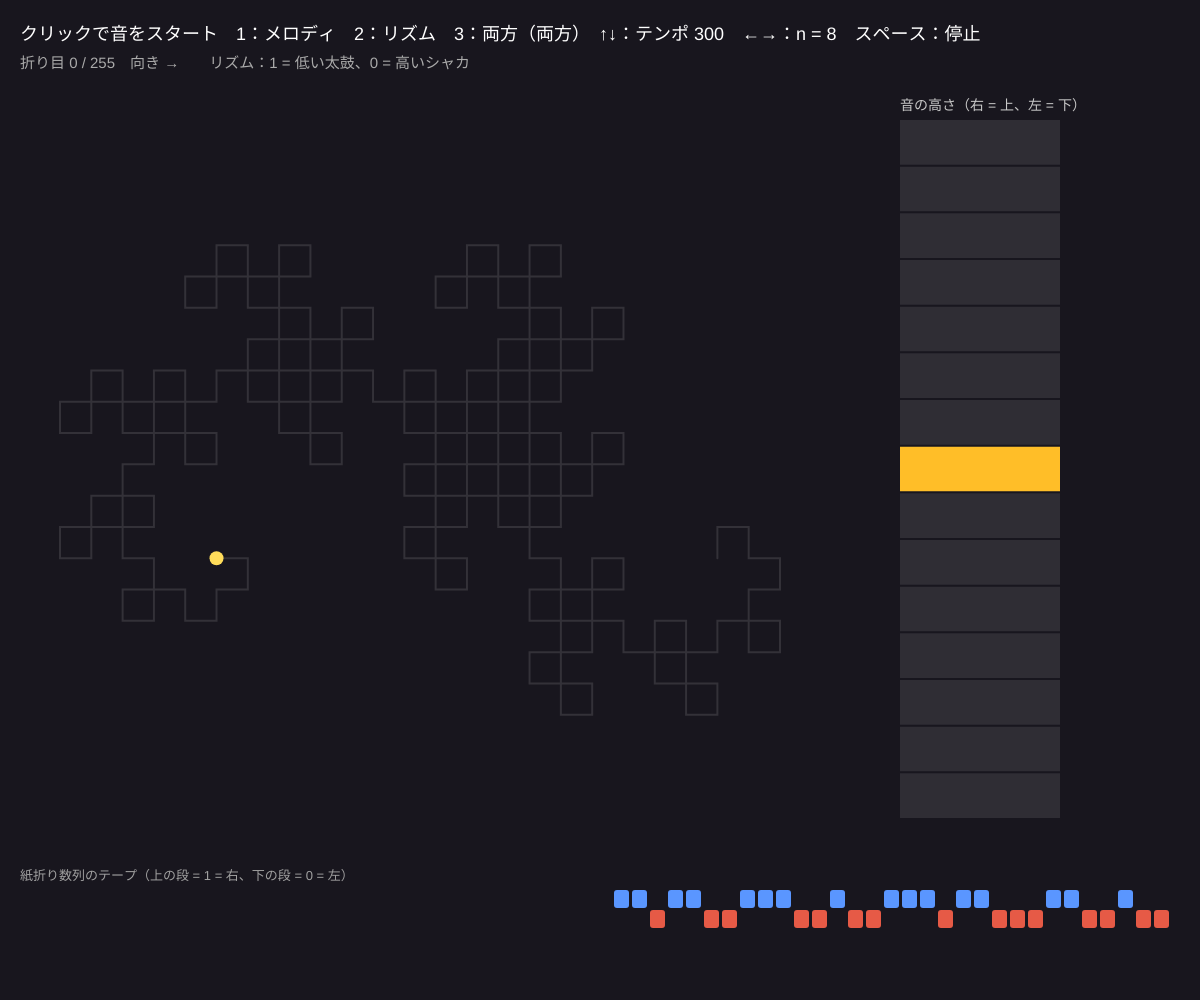
Frame 1 (no input)
Frame 60 (no input): identical to frame 1, image omitted
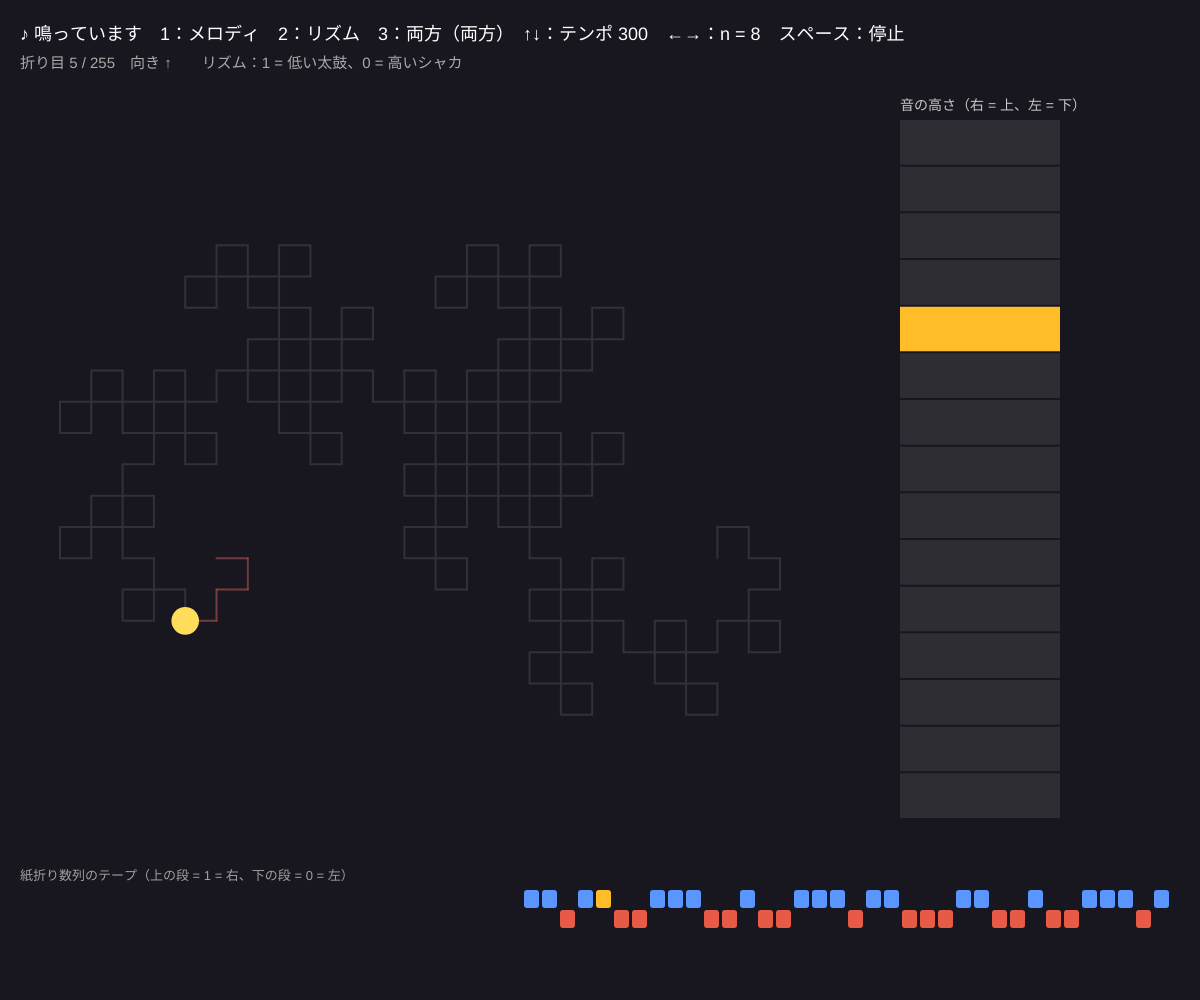
Frame 120 (the mouse pressed at the canvas centre since frame 60)

The p5.js sketch that drew these frames (run headless with seeded random() and noise() and a simulated clock; from frame 60 on, the mouse is pressed at the canvas centre):

// p5.js sketch
// ── sketch.js
// ============================================
// 13 折りの音
// 紙折り数列（12 のドラゴン曲線の折り目）を音にする。右に曲がる（1）→ 音が 1 つ上へ、左（0）→ 1 つ下へ
//   ドラゴン曲線をなぞる点と音がいっしょに進む。規則的なのにくり返さない、不思議なメロディ
// クリックで音をスタート / 1 = メロディ / 2 = リズム / 3 = 両方 / ↑↓ = テンポ / ←→ = 折る回数 n / スペース = 一時停止
// ============================================

let n = 8;                     // ★ 折る回数（2ⁿ − 1 個の折り目で 1 周）
let bpm = 300;                 // ★ 1 分あたりの音の数
let mode = 3;
let noteScale = [0, 2, 4, 7, 9];   // ★ 音階（ペンタトニック）。半音の数
let baseFreq = 220;            // ★ いちばん下の音（Hz）
let idx = 0, level = 7, heading = 0;
let paused = false;
let lastStep = 0;
let pts = [];
let flash = 0;

function setup() {
  createCanvas(windowWidth, windowHeight);
  build();
}

function turnAt(k) { while (k % 2 === 0) k /= 2; return k % 4 === 1 ? 1 : 0; }

// ドラゴン曲線の点（画面に収まるように）
function build() {
  let N = 2 ** n, x = 0, y = 0, hd = 0, raw = [{ x, y }];
  for (let i = 1; i <= N; i++) {
    x += Math.cos(hd * HALF_PI); y += Math.sin(hd * HALF_PI); raw.push({ x, y });
    if (i < N) hd += turnAt(i) ? 1 : -1;
  }
  let xs = raw.map((p) => p.x), ys = raw.map((p) => p.y);
  let s = min((width * 0.6) / max(1, max(xs) - min(xs)), (height - 260) / max(1, max(ys) - min(ys)));
  let ox = width * 0.35 - (min(xs) + max(xs)) / 2 * s, oy = 110 + (height - 260) / 2 - (min(ys) + max(ys)) / 2 * s;
  pts = raw.map((p) => ({ x: ox + p.x * s, y: oy + p.y * s }));
  idx = 0; level = 7; heading = 0;
}

// ★ 1 歩進んで、その折り目の音を鳴らす
function stepOnce() {
  idx++;
  if (idx >= 2 ** n) { idx = 1; level = 7; heading = 0; }
  let b = turnAt(idx);
  level += b ? 1 : -1;
  heading = (heading + (b ? 1 : 3)) % 4;
  level = constrain(level, 0, noteScale.length * 3 - 1);
  if (mode === 1 || mode === 3) {
    let oct = floor(level / noteScale.length), semi = noteScale[level % noteScale.length] + 12 * oct;
    playTone(baseFreq * Math.pow(2, semi / 12), 60 / bpm * 1.6, 'triangle', 0.18);
  }
  if (mode === 2 || mode === 3) { if (b) playKick(); else playHat(); }
  flash = 1;
}

function draw() {
  background(24, 22, 30);
  if (audioCtx && !paused && millis() - lastStep > 60000 / bpm) { lastStep = millis(); stepOnce(); }
  flash *= 0.85;

  // 曲線：なぞった所は明るく
  strokeWeight(2); noFill();
  stroke(255, 255, 255, 30);
  beginShape(); for (let p of pts) vertex(p.x, p.y); endShape();
  colorMode(HSB, 360, 100, 100, 100);
  let from = max(0, idx - 200);
  for (let i = from; i < idx && i + 1 < pts.length; i++) {
    stroke((i * 0.7) % 360, 70, 100, 30 + 70 * (i - from) / 200);
    line(pts[i].x, pts[i].y, pts[i + 1].x, pts[i + 1].y);
  }
  colorMode(RGB, 255);
  let p = pts[min(idx, pts.length - 1)];
  noStroke(); fill(255, 220, 90); circle(p.x, p.y, 14 + flash * 16);

  // 音の高さの帯（右）
  let bx = width * 0.75, by = 120, bh = height - 300, nLevels = noteScale.length * 3;
  for (let i = 0; i < nLevels; i++) {
    fill(i === level ? color(255, 190, 40) : color(255, 255, 255, 25));
    rect(bx, by + bh - (i + 1) * bh / nLevels, 160, bh / nLevels - 2);
  }
  fill(200); textSize(14); text('音の高さ（右 = 上、左 = 下）', bx, by - 10);

  // 数列のテープ（下）
  let tx = 20, ty = height - 110, cw = 18;
  let shown = floor((width - 40) / cw);
  for (let j = 0; j < shown; j++) {
    let k = idx - floor(shown / 2) + j;
    if (k < 1 || k >= 2 ** n) continue;
    let b = turnAt(k);
    fill(k === idx ? color(255, 190, 40) : b ? color(90, 150, 255) : color(230, 90, 70));
    rect(tx + j * cw, ty + (b ? 0 : 20), cw - 3, 18, 3);
  }
  fill(160); textSize(13); text('紙折り数列のテープ（上の段 = 1 = 右、下の段 = 0 = 左）', tx, ty - 10);

  fill(255); textSize(18);
  text((audioCtx ? (paused ? '一時停止中' : '♪ 鳴っています') : 'クリックで音をスタート') + '　1：メロディ　2：リズム　3：両方（' + ['', 'メロディ', 'リズム', '両方'][mode] + '）　↑↓：テンポ ' + bpm + '　←→：n = ' + n + '　スペース：停止', 20, 40);
  fill(170); textSize(15);
  text('折り目 ' + idx + ' / ' + (2 ** n - 1) + '　向き ' + ['→', '↓', '←', '↑'][heading] + '　　リズム：1 = 低い太鼓、0 = 高いシャカ', 20, 68);
}

function mousePressed() { startAudio(); }
function keyPressed() {
  startAudio();
  if (key >= '1' && key <= '3') mode = int(key);
  if (key === UP_ARROW) bpm = min(900, bpm + 30);
  if (key === DOWN_ARROW) bpm = max(60, bpm - 30);
  if (key === RIGHT_ARROW) { n = min(12, n + 1); build(); }
  if (key === LEFT_ARROW) { n = max(2, n - 1); build(); }
  if (key === ' ') paused = !paused;
}
function windowResized() { resizeCanvas(windowWidth, windowHeight); build(); }

// ---------- やってみよう ----------
// 1. noteScale を [0, 3, 5, 7, 10]（ブルース風）や [0, 2, 4, 5, 7, 9, 11]（ドレミ）に変えてみよう
// 2. 音の高さを「上がる・下がる」ではなく、曲線の向き heading（4 通り）で決めると？
// 3. テンポを 900 まで上げると、数列のくり返し構造（自己相似）がリズムとして聞こえてくる
// 4. 1 のときだけ和音（startTone）にして、ドラゴンの角ごとにコードが変わる曲をつくろう


// ==================================================
// ここから下は「音を鳴らすための道具」（短い音・太鼓・シャカ）
// ==================================================
let audioCtx, masterOut;
function startAudio() {
  if (!audioCtx) {
    audioCtx = new AudioContext();
    masterOut = audioCtx.createDynamicsCompressor();
    masterOut.connect(audioCtx.destination);
    lastStep = millis();
  }
  audioCtx.resume();
}
// 短い音（f Hz、dur 秒）
function playTone(f, dur, type, vol) {
  if (!audioCtx) return;
  let t = audioCtx.currentTime, o = audioCtx.createOscillator(), g = audioCtx.createGain();
  o.type = type || 'sine'; o.frequency.value = constrain(f, 40, 4000);
  g.gain.setValueAtTime(0.0001, t);
  g.gain.exponentialRampToValueAtTime(vol, t + 0.01);
  g.gain.exponentialRampToValueAtTime(0.0001, t + dur);
  o.connect(g); g.connect(masterOut); o.start(t); o.stop(t + dur + 0.05);
}
// 低い太鼓：音の高さを急に下げる
function playKick() {
  if (!audioCtx) return;
  let t = audioCtx.currentTime, o = audioCtx.createOscillator(), g = audioCtx.createGain();
  o.frequency.setValueAtTime(150, t); o.frequency.exponentialRampToValueAtTime(45, t + 0.15);
  g.gain.setValueAtTime(0.5, t); g.gain.exponentialRampToValueAtTime(0.0001, t + 0.2);
  o.connect(g); g.connect(masterOut); o.start(t); o.stop(t + 0.25);
}
// 高いシャカ：短いノイズ
function playHat() {
  if (!audioCtx) return;
  let len = Math.floor(audioCtx.sampleRate * 0.05), buf = audioCtx.createBuffer(1, len, audioCtx.sampleRate), d = buf.getChannelData(0);
  for (let i = 0; i < len; i++) d[i] = (Math.random() * 2 - 1) * (1 - i / len);
  let src = audioCtx.createBufferSource(), f = audioCtx.createBiquadFilter(), g = audioCtx.createGain();
  src.buffer = buf; f.type = 'highpass'; f.frequency.value = 6000; g.gain.value = 0.25;
  src.connect(f); f.connect(g); g.connect(masterOut); src.start();
}
// 鳴らしっぱなしの音（やってみよう 4 用）
function startTone(f, vol, type) {
  if (!audioCtx) return null;
  let o = audioCtx.createOscillator(), g = audioCtx.createGain();
  o.type = type || 'sine'; o.frequency.value = f;
  g.gain.setValueAtTime(0.0001, audioCtx.currentTime);
  g.gain.exponentialRampToValueAtTime(vol, audioCtx.currentTime + 0.05);
  o.connect(g); g.connect(masterOut); o.start();
  return { o, g };
}
function stopTone(t) {
  if (!t) return;
  t.g.gain.setTargetAtTime(0.0001, audioCtx.currentTime, 0.05);
  t.o.stop(audioCtx.currentTime + 0.3);
}
